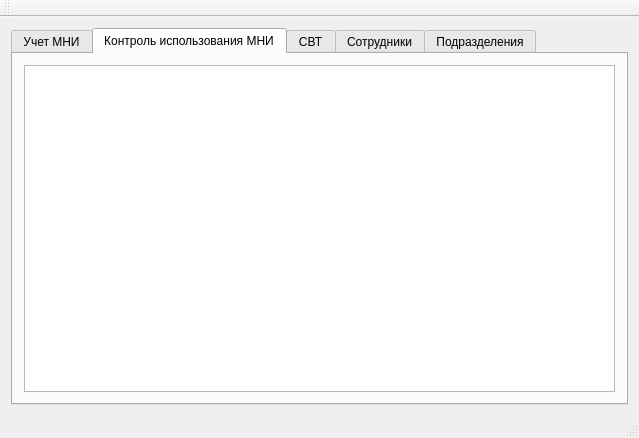
<?xml version="1.0" encoding="UTF-8"?>
<ui version="4.0">
 <class>MainWindow</class>
 <widget class="QMainWindow" name="MainWindow">
  <property name="geometry">
   <rect>
    <x>0</x>
    <y>0</y>
    <width>639</width>
    <height>438</height>
   </rect>
  </property>
  <property name="windowTitle">
   <string>Администрирование съемных МНИ</string>
  </property>
  <widget class="QWidget" name="centralWidget">
   <layout class="QHBoxLayout" name="horizontalLayout">
    <item>
     <widget class="QTabWidget" name="tabWidget">
      <property name="currentIndex">
       <number>1</number>
      </property>
      <widget class="QWidget" name="tab">
       <attribute name="title">
        <string>Учет МНИ</string>
       </attribute>
       <layout class="QVBoxLayout" name="verticalLayout_2">
        <item>
         <widget class="QTableView" name="tvMni">
          <property name="contextMenuPolicy">
           <enum>Qt::ActionsContextMenu</enum>
          </property>
          <property name="alternatingRowColors">
           <bool>true</bool>
          </property>
          <property name="selectionMode">
           <enum>QAbstractItemView::SingleSelection</enum>
          </property>
          <property name="selectionBehavior">
           <enum>QAbstractItemView::SelectRows</enum>
          </property>
          <property name="sortingEnabled">
           <bool>true</bool>
          </property>
         </widget>
        </item>
        <item>
         <widget class="QWidget" name="widget" native="true">
          <layout class="QVBoxLayout" name="verticalLayout_3"/>
         </widget>
        </item>
       </layout>
      </widget>
      <widget class="QWidget" name="tab_2">
       <attribute name="title">
        <string>Контроль использования МНИ</string>
       </attribute>
       <layout class="QVBoxLayout" name="verticalLayout">
        <item>
         <widget class="QTableView" name="tvReport"/>
        </item>
       </layout>
      </widget>
      <widget class="QWidget" name="tab_5">
       <attribute name="title">
        <string>СВТ</string>
       </attribute>
       <layout class="QVBoxLayout" name="verticalLayout_6">
        <item>
         <widget class="QTableView" name="tvSVT">
          <property name="contextMenuPolicy">
           <enum>Qt::ActionsContextMenu</enum>
          </property>
          <property name="selectionMode">
           <enum>QAbstractItemView::SingleSelection</enum>
          </property>
          <property name="selectionBehavior">
           <enum>QAbstractItemView::SelectRows</enum>
          </property>
          <property name="sortingEnabled">
           <bool>true</bool>
          </property>
         </widget>
        </item>
       </layout>
      </widget>
      <widget class="QWidget" name="tab_3">
       <attribute name="title">
        <string>Сотрудники</string>
       </attribute>
       <layout class="QVBoxLayout" name="verticalLayout_5">
        <item>
         <widget class="QTableView" name="tvPerson">
          <property name="contextMenuPolicy">
           <enum>Qt::ActionsContextMenu</enum>
          </property>
         </widget>
        </item>
       </layout>
      </widget>
      <widget class="QWidget" name="tab_4">
       <attribute name="title">
        <string>Подразделения</string>
       </attribute>
       <layout class="QVBoxLayout" name="verticalLayout_4">
        <item>
         <widget class="QTableView" name="tvDivision">
          <property name="contextMenuPolicy">
           <enum>Qt::ActionsContextMenu</enum>
          </property>
         </widget>
        </item>
       </layout>
      </widget>
     </widget>
    </item>
   </layout>
  </widget>
  <widget class="QMenuBar" name="menuBar">
   <property name="geometry">
    <rect>
     <x>0</x>
     <y>0</y>
     <width>639</width>
     <height>20</height>
    </rect>
   </property>
  </widget>
  <widget class="QToolBar" name="mainToolBar">
   <property name="enabled">
    <bool>true</bool>
   </property>
   <attribute name="toolBarArea">
    <enum>TopToolBarArea</enum>
   </attribute>
   <attribute name="toolBarBreak">
    <bool>false</bool>
   </attribute>
  </widget>
  <widget class="QStatusBar" name="statusBar"/>
  <action name="actAddMni">
   <property name="icon">
    <iconset resource="flash-admin.qrc">
     <normaloff>:/icons/add_mni</normaloff>:/icons/add_mni</iconset>
   </property>
   <property name="text">
    <string>Добавить МНИ</string>
   </property>
   <property name="toolTip">
    <string>Добавить вновь зарегистрированный МНИ МНИ</string>
   </property>
   <property name="shortcut">
    <string>Ins</string>
   </property>
  </action>
  <action name="actAddDivision">
   <property name="icon">
    <iconset resource="flash-admin.qrc">
     <normaloff>:/icons/add_group</normaloff>:/icons/add_group</iconset>
   </property>
   <property name="text">
    <string>Добавить подразделение</string>
   </property>
   <property name="shortcut">
    <string>Ins</string>
   </property>
  </action>
  <action name="actDelDivision">
   <property name="icon">
    <iconset resource="flash-admin.qrc">
     <normaloff>:/icons/del_group</normaloff>:/icons/del_group</iconset>
   </property>
   <property name="text">
    <string>Удалить подразделение</string>
   </property>
   <property name="shortcut">
    <string>Del</string>
   </property>
  </action>
  <action name="actEditDivision">
   <property name="icon">
    <iconset resource="flash-admin.qrc">
     <normaloff>:/icons/edit_group</normaloff>:/icons/edit_group</iconset>
   </property>
   <property name="text">
    <string>Редактировать подразделение</string>
   </property>
   <property name="shortcut">
    <string>F2</string>
   </property>
  </action>
  <action name="actAddSVT">
   <property name="icon">
    <iconset resource="flash-admin.qrc">
     <normaloff>:/icons/add_svt</normaloff>:/icons/add_svt</iconset>
   </property>
   <property name="text">
    <string>Добавить СВТ</string>
   </property>
   <property name="shortcut">
    <string>Ins</string>
   </property>
  </action>
  <action name="actDelSVT">
   <property name="icon">
    <iconset resource="flash-admin.qrc">
     <normaloff>:/icons/del_svt</normaloff>:/icons/del_svt</iconset>
   </property>
   <property name="text">
    <string>Удалить СВТ</string>
   </property>
   <property name="shortcut">
    <string>Del</string>
   </property>
  </action>
  <action name="actEditSVT">
   <property name="icon">
    <iconset resource="flash-admin.qrc">
     <normaloff>:/icons/edit_svt</normaloff>:/icons/edit_svt</iconset>
   </property>
   <property name="text">
    <string>Редактировать СВТ</string>
   </property>
   <property name="shortcut">
    <string>F2</string>
   </property>
  </action>
  <action name="actAddPerson">
   <property name="icon">
    <iconset resource="flash-admin.qrc">
     <normaloff>:/icons/add_user</normaloff>:/icons/add_user</iconset>
   </property>
   <property name="text">
    <string>Добавить ответственного</string>
   </property>
   <property name="shortcut">
    <string>Ins</string>
   </property>
  </action>
  <action name="actDelPerson">
   <property name="icon">
    <iconset resource="flash-admin.qrc">
     <normaloff>:/icons/del_user</normaloff>:/icons/del_user</iconset>
   </property>
   <property name="text">
    <string>Удалить ответственного</string>
   </property>
   <property name="shortcut">
    <string>Del</string>
   </property>
  </action>
  <action name="actEditPerson">
   <property name="icon">
    <iconset resource="flash-admin.qrc">
     <normaloff>:/icons/edit_user</normaloff>:/icons/edit_user</iconset>
   </property>
   <property name="text">
    <string>Редактировать ответственного</string>
   </property>
   <property name="shortcut">
    <string>F2</string>
   </property>
  </action>
  <action name="actRefreshMNI">
   <property name="text">
    <string>Обновить</string>
   </property>
   <property name="shortcut">
    <string>F5</string>
   </property>
  </action>
  <action name="actDelMni">
   <property name="icon">
    <iconset resource="flash-admin.qrc">
     <normaloff>:/icons/del_mni</normaloff>:/icons/del_mni</iconset>
   </property>
   <property name="text">
    <string>Удалить МНИ</string>
   </property>
   <property name="toolTip">
    <string>Удалить МНИ</string>
   </property>
   <property name="shortcut">
    <string>Del</string>
   </property>
  </action>
  <action name="actEditMni">
   <property name="icon">
    <iconset resource="flash-admin.qrc">
     <normaloff>:/icons/edit_mni</normaloff>:/icons/edit_mni</iconset>
   </property>
   <property name="text">
    <string>Редактировать МНИ</string>
   </property>
   <property name="toolTip">
    <string>Редактировать МНИ</string>
   </property>
   <property name="shortcut">
    <string>F2</string>
   </property>
  </action>
  <action name="actDeployRules">
   <property name="icon">
    <iconset resource="flash-admin.qrc">
     <normaloff>:/icons/deploy-one</normaloff>:/icons/deploy-one</iconset>
   </property>
   <property name="text">
    <string>Применить разрешения</string>
   </property>
   <property name="toolTip">
    <string>Формирует список правил и отправляет их на контролируемое СВТ</string>
   </property>
   <property name="shortcut">
    <string>Ctrl+D</string>
   </property>
  </action>
  <action name="actDeployAll">
   <property name="icon">
    <iconset resource="flash-admin.qrc">
     <normaloff>:/icons/deploy-all</normaloff>:/icons/deploy-all</iconset>
   </property>
   <property name="text">
    <string>Применить ко всем ...</string>
   </property>
   <property name="toolTip">
    <string>Формирует список правил и отправляет их на все контролируемые СВТ</string>
   </property>
  </action>
 </widget>
 <layoutdefault spacing="6" margin="11"/>
 <resources>
  <include location="flash-admin.qrc"/>
 </resources>
 <connections/>
</ui>
